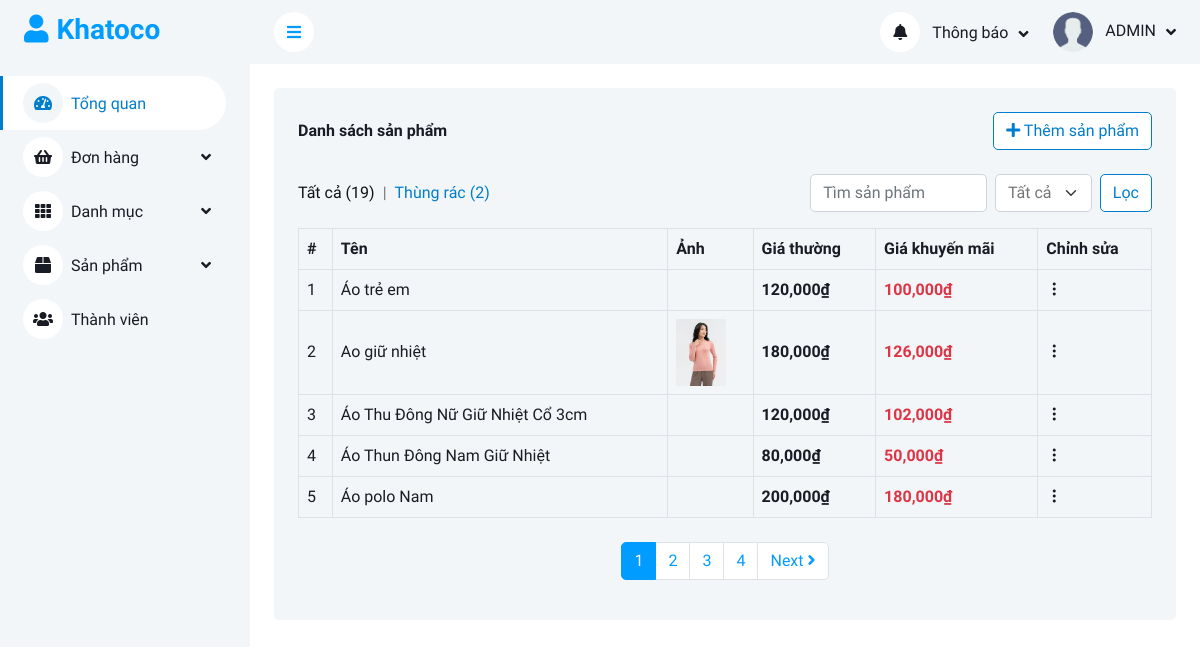
/DUAN1_QUANAO/admin/danh-sach-san-pham (signed in), run on the app's committed database.
### tables this page shows
CREATE TABLE `products` (
  `product_id` int(11) NOT NULL,
  `category_id` int(11) NOT NULL,
  `name` varchar(255) NOT NULL,
  `image` varchar(255) NOT NULL,
  `quantity` int(11) NOT NULL,
  `sell_quantity` int(11) NOT NULL DEFAULT 0,
  `price` int(11) NOT NULL,
  `sale_price` int(11) NOT NULL,
  `create_date` datetime NOT NULL DEFAULT current_timestamp(),
  `views` int(11) NOT NULL DEFAULT 0,
  `details` text NOT NULL,
  `short_description` text NOT NULL,
  `status` tinyint(1) NOT NULL DEFAULT 1
);

### DUAN1_QUANAO/admin/models_admin/pdo_library.php (called while the page is built, shortened)
<?php
function pdo_query($sql){
    $sql_args = array_slice(func_get_args(), 1);
    try{
        $conn = pdo_get_connection();
        $stmt = $conn->prepare($sql);
        $stmt->execute($sql_args);
        $rows = $stmt->fetchAll();
        return $rows;
    }
    catch(PDOException $e){
        throw $e;
    }
    finally{
        unset($conn);
    }
}
?>

### DUAN1_QUANAO/admin/models_admin/ProductModel.php (called while the page is built, shortened)
<?php
    class ProductModel {
        public function select_products() {
            $sql = "SELECT name FROM products WHERE status = 1";
            return pdo_query($sql);
        }
        function select_list_products($keyword, $id_danhmuc, $page, $perPage) {
            $start = ($page - 1) * $perPage;
            $sql = "SELECT * FROM products WHERE 1";
            $sql .= " AND status = 1 ORDER BY product_id DESC";
            $sql .= " LIMIT " . $start . ", " . $perPage;
            return pdo_query($sql);
        }
        public function select_recycle_products() {
            $sql = "SELECT * FROM products WHERE status = 0 ORDER BY product_id DESC";
            return pdo_query($sql);
        }
    }
?>

### DUAN1_QUANAO/admin/san-pham/list.php (the view, shortened to what this page needs)
<?php
if (isset($_POST['search'])) {
    $keyword = $_POST['keyword'];
    $cate_id = $_POST['search_cate'];
} else {
    $keyword = '';
    $cate_id = 0;
}
if (isset($_GET['page'])) {
    $page = $_GET['page'];
} else {
    $page = 1;
}
$list_products = $ProductModel->select_list_products($keyword, $cate_id, $page,5 );
$count_recycle = $ProductModel->select_recycle_products();
$all_products = $ProductModel->select_products();
$totalProducts = count($all_products);
$productsPerPage = 5;
$totalProducts = intval($totalProducts);
$productsPerPage = intval($productsPerPage);
$numberOfPages = ceil($totalProducts / $productsPerPage);
$currentPage = isset($_GET['page']) ? intval($_GET['page']) : 1;
$html_pagination = '';
$pagination_next = '';
for ($i = 1; $i <= $numberOfPages; $i++) {
    if ($i === $currentPage) {
        $active = 'active';
    } else {
        $active = '';
    }
    $html_pagination .= '
        <li class="page-item ' . $active . '">
            <a class="page-link" href="index.php?quanli=danh-sach-san-pham&page=' . $i . '">' . $i . '</a>
        </li>
    ';
    if ($currentPage < $numberOfPages) {
        $pagination_next = '
            <li class="page-item">
                <a class="page-link" href="index.php?quanli=danh-sach-san-pham&page=' . ($currentPage + 1) . '">
                    Next <i class="fa fa-angle-right"></i>
                </a>
            </li>
        ';
    }
}
?>
<div class="container-fluid pt-4 px-4">
    <div class="bg-light text-center rounded p-4">
        <div class="d-flex align-items-center justify-content-between mb-4">
            <h6 class="mb-0">Danh sách sản phẩm</h6>
            <a href="them-san-pham" class="btn btn-custom"><i class="fa fa-plus"></i> Thêm sản phẩm</a>
        </div>
        <div class="row align-items-center">
            <div class="col-lg-7 d-flex mb-3">
                <a class="link-hover" href="">Tất cả (<?=$totalProducts?>) </a>
                <div class="mx-2">|</div>
                <a class="link-not-hover" href="index.php?quanli=thung-rac-san-pham">Thùng rác (<?=count($count_recycle)?>) </a>
            </div>
            <form action="" method="post" class="col-lg-5 d-flex mb-3 justify-content-end">
                <div class="form-group ">
                    <input type="search" name="keyword" class="form-control" placeholder="Tìm sản phẩm">
                </div>
                <div class="form-group mx-2">
                    <select class="form-select" name="search_cate">
                        <option value="">Tất cả</option>
                    </select>
                </div>
                <input type="submit" name="search" class="btn btn-custom" value="Lọc">
            </form>
        </div>
        <div class="table-responsive">
            <table class="table text-start align-middle table-bordered table-hover mb-0">
                <thead>
                    <tr class="text-dark">
                        <th scope="col">#</th>
                        <th scope="col">Tên</th>
                        <th scope="col">Ảnh</th>
                        <th scope="col">Giá thường</th>
                        <th scope="col">Giá khuyến mãi</th>
                        <th scope="col">Chỉnh sửa</th>
                    </tr>
                </thead>
                <tbody>
                    <?php
                    $index = 0;
                    $currentPage = isset($_GET['page']) ? (int)$_GET['page'] : 1;
                    $productsPerPage = 5;
                    foreach ($list_products as $value) {
                        $index++;
                       $orderNumber = ($currentPage - 1) * $productsPerPage + $index;
                    ?>
                    <tr>
                        <td class="text-dark"><?=$orderNumber?></td>
                        <td class="text-dark" style="min-width: 200px;"><?=$value['name']?></td>
                        <td>
                            <img style="max-width: 50px;" src="../upload/<?=$value['image']?>" alt="">
                        </td>
                        <td class="text-dark" style="font-weight: 600;">
                            <?=number_format($value['price'])."₫"?>
                        </td>
                        <td class="text-danger" style="font-weight: 600;">
                            <?=number_format($value['sale_price'])."₫"?>
                        </td>
                        <td>
                            <div class="dropdown">
                                <a href="#" data-bs-toggle="dropdown" class="fs-24 text-gray">
                                    <i class="bi bi-three-dots-vertical text-dark"></i>
                                </a>
                            </div>
                        </td>
                    </tr>
                    <?php
                    }
                    ?>
                </tbody>
            </table>
            <div class="col-12 mt-4">
                <nav>
                    <ul class="pagination justify-content-center">
                        <?=$html_pagination?>
                        <?=$pagination_next?>
                    </ul>
                </nav>
            </div>
        </div>
    </div>
</div>

### DUAN1_QUANAO/admin/public_admin/css/style.css (style rules this page uses)
:root { --primary: #007dcc; --light: #F3F6F9; --dark: #191C24; }
.btn { transition: .5s; }

### DUAN1_QUANAO/admin/public_admin/css/custom.css (style rules this page uses)
.link-hover { color: #111111; }
.link-not-hover { color: #007dcc; }
.btn-custom { color: #007dcc; background-color: white; border-color: #007dcc; }

### data on the page
products: orderNumber "1", name "Áo trẻ em", price "120,000", sale_price "100,000"
products: orderNumber "2", name "Ao giữ nhiệt", image (picture), price "180,000", sale_price "126,000"
products: orderNumber "3", name "Áo Thu Đông Nữ Giữ Nhiệt Cổ 3cm", price "120,000", sale_price "102,000"
products: orderNumber "4", name "Áo Thun Đông Nam Giữ Nhiệt", price "80,000", sale_price "50,000"
products: orderNumber "5", name "Áo polo Nam", price "200,000", sale_price "180,000"

### other printed values
$totalProducts "19"
count($count_recycle) "2"
